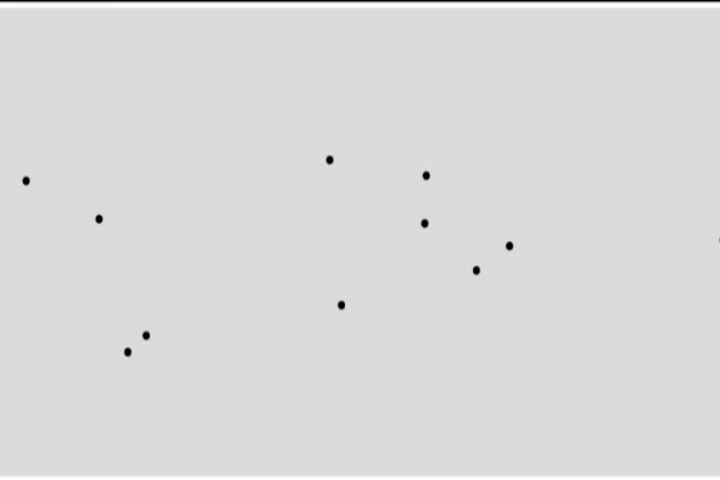
#> input picture frame 200 of 2D_Kalman_Filter/resources/multi_input_vid.mp4, 720 x 480 px
$ python main_mot.py
#> lines starting #> are read from the running program, lines starting #| are printed output that depends on the picture; after the words box and inside, x2 and y2 are one past the last pixel; in counts of white or black regions, pixels touching at a corner belong together
### 2D_Kalman_Filter/detector.py
import numpy as np
import cv2

def detect(frame):

    # convert frame from BGR to Gray
    gray = cv2.cvtColor(frame, cv2.COLOR_BGR2GRAY)

    # edge detection using Canny
    img_edges = cv2.Canny(gray, 50, 190)

    # convert to black and white image
    _, img_thresh = cv2.threshold(img_edges, 254, 255, cv2.THRESH_BINARY)

    # find contours
    contours, _ = cv2.findContours(img_thresh, cv2.RETR_EXTERNAL, cv2.CHAIN_APPROX_SIMPLE)

    # set the minimum & maximum radius of the accepted circle
    min_radius_thresh = 3
    max_radius_thresh = 30

    centers = []
    for c in contours:

        (x, y), radius = cv2.minEnclosingCircle(c)
        radius = int(radius)

        # get only valid circles
        if (radius > min_radius_thresh) and (radius < max_radius_thresh):
            centers.append((x, y))

    return np.array(centers)

### 2D_Kalman_Filter/Hungarian_MOT/tracker.py
import numpy as np
from kalman_filter_2d import KalmanFilter2D
from tracker_utils import track_association

class Track():

    def __init__(self, params, detection, trackId):
        self.track_id = trackId     # unique track ID for each detected object
        self.KF = KalmanFilter2D(params, detection)     # a Kalman Filter for each Object to be detected in space
        self.num_lost_dets = 0          # to keep track of number of times the variable was lost in the frame
        self.trace = []                 # to keep track of the trace route of the object in space. A trace route is the last x points it travelled in space

    def update(self, detection):        # get the updated positions of the KF using the new measured detections
        self.updated = self.KF.update(detection)

    def predict(self):                  # predict the next state of the object's position using KF
        self.predicted = self.KF.predict()

class Tracker():

    def __init__(self, params):
        self.params = params        # read the parameters from the JSON file
        self.min_dist = self.params["min_dist"]     # get the minimum distance the centers should have to be considered a valid candidate for association
        self.max_lost_dets = self.params["max_lost_dets"]
        self.trace_length = self.params["trace_length"]
        self.id = self.params["id"]
        self.tracks = []

    def manage_tracks(self, detections):

        # given new detections (or measurements), first predict the next state of the objects in space using the 2D Kalman Filter predict function
        for i in range(len(self.tracks)):
            self.tracks[i].predict()        # Update each track in track list with new predicted states

        # given the new predicted states of the object, we do track association.
        # Basically we match currently tracked objects (with the predicted states) to the new measurements
        # We create pairs between which objects match best from previous time frame to current frame. Likewise, we keep track of unpaired detections
        # and tracks.
        pairs, unpaired_dets, unpaired_tracks = track_association(self.tracks, detections, self.min_dist)

        # For Associated pairs
        # For objects whose associations were successful between predicted and measured positions in space, update the trace list
        for i,j in pairs:
            self.tracks[i].num_lost_dets = 0        # Reset the ith track lost detections counter to 0. That's because the object is still present hence not lost

            # Update the ith track after association with the measurement information.
            # The updation step corrects any errors made in the Kalman Filter prediction using the incoming detection measurements
            self.tracks[i].update(detections[j])

            # if length of trace is greater than 40 (since we are keeping a history of past 40 points the object traversed in space), remove the oldest one
            if len(self.tracks[i].trace) >= self.trace_length:
                self.tracks[i].trace = self.tracks[i].trace[:-1]    # remove oldest track

            # Insert new updated position of the object in the trace list (which the KF updated earlier).
            self.tracks[i].trace.insert(0, self.tracks[i].updated)

        # FOR UNPAIRED TRACKS
        # check and delete each track that has undergone lost detection for more than max number of frames
        del_track = 0
        for i in unpaired_tracks:
            if self.tracks[i - del_track].num_lost_dets > self.max_lost_dets:    # if track lost more than threshold, delete it
                print(unpaired_tracks, len(self.tracks))
                del self.tracks[i - del_track]      # delete tracked object if lost for a long time
                del_track += 1
            else:
                self.tracks[i - del_track].num_lost_dets += 1       # if object was just missed once, then increment counter

        # FOR UNPAIRED DETECTIONS
        # This loop is triggered when new detections come and they are not yet assigned a track
        # This loop is also triggered when
        for j in unpaired_dets:
            self.tracks.append(Track(self.params, detections[j], self.id))
            self.id += 1

### 2D_Kalman_Filter/kalman_filter_2d.py
import sys
import numpy as np

class KalmanFilter2D:

    def __init__(self, params, detection):

        # Read the Kalman filter parameters
        dt = params["dt"]                           # the time interval
        u_x = u_y = params["u"]                     # the control input in X and Y direction(in our case the acceleration component)
        std_acc = params["std_acc"]            # the standard deviation of the acceleration component
        std_meas_x = params["std_meas_x"]      # the standard deviation of the measurement in X direction
        std_meas_y = params["std_meas_y"]      # the standard deviation of the measurement in Y direction

        self.u = np.array([[u_x],
                           [u_y]])      # A 2x1 vector

        self.x = np.array([[0],
                           [0],
                           [0],
                           [0]])        # A 4x1 vector to hold state information in X and Y direction for position and velocity

        self.x[0:2] = detection         # store the initial detection position information in the first 2 rows of the state variable

        self.A = np.array([[1,0,dt,0],
                           [0,1,0,dt],
                           [0,0,1,0],
                           [0,0,0,1]])      # A 4x4 State Transition Matrix to transition state from previous time to current time

        self.B = np.array([[(dt**2)/2,0],
                           [0,(dt**2)/2],
                           [dt,0],
                           [0,dt]])         # A 4x2 Control Input Matrix

        self.H = np.array([[1,0,0,0],
                           [0,1,0,0]])      # A 2x4 Transformation Matrix

        self.Q = np.array([[(dt**4)/4,0,(dt**3)/2,0],
                           [0,(dt**4)/4,0,(dt**3)/2],
                           [(dt**3)/2,0,(dt**2),0],
                           [0,(dt**3)/2,0,(dt**2)]]) * std_acc**2      # A 4x4 Process Noise Covariance Matrix

        self.R = np.array([[std_meas_x**2, 0],
                           [0, std_meas_y**2]])     # A 2x2 Measurement Noise Covariance Matrix

        self.P = np.eye(self.A.shape[1]) * 1000     # A 4x4 Initial Covariance Matrix (to act as a priori)

    # [24 lines left out: functions predict, update, not called in this run]

### 2D_Kalman_Filter/Hungarian_MOT/tracker_utils.py
import numpy as np
from scipy.optimize import linear_sum_assignment

# [16 lines left out: function generate_cost_matrix, not called in this run]

def track_association(tracks, detections, dist_th = 0.5):

    if not tracks:
        return [], np.arange(len(detections)), []

    # Get the Cost i.e the Euclidean distance between each predicted track and measured detection
    cost_matrix = generate_cost_matrix(tracks, detections)

    # Use Hungarian Algorithm to find optimal matches
    row_indices, col_indices = linear_sum_assignment(cost_matrix)
    optimal_associations = list(zip(row_indices, col_indices))

    # Find unpaired detections and trackers
    unpaired_tracks = [d for d, _ in enumerate(tracks) if d not in row_indices]
    unpaired_detections = [t for t, _ in enumerate(detections) if t not in col_indices]

    # Filter out matches with distance greater than threshold
    pairs = []
    for i, j in optimal_associations:
        if cost_matrix[i][j] < dist_th:
            pairs.append((i,j))
        else:
            unpaired_tracks.append(i)
            unpaired_detections.append(j)

    if len(unpaired_detections) > 1:
        unpaired_detections.sort()

    if len(unpaired_tracks) > 1:
        unpaired_tracks.sort()

    return pairs, unpaired_detections, unpaired_tracks

### 2D_Kalman_Filter/Hungarian_MOT/main_mot.py
import cv2, time, json, argparse, sys
sys.path.append("/home/nikunj/knightscope/experiments/kalman_filters/Kalman_Filter_2D")
from tracker import Tracker
import seaborn as sns
from detector import detect
import numpy as np

color_list = sns.color_palette('bright', 10)
color_list = [(int(r*255), int(g*255), int(b*255)) for (r,g,b) in color_list]

def load_json(path):
    with open(path, "r") as f:
        config = json.load(f)

    return config

def main(args):

    cap = cv2.VideoCapture(args["video_path"])              # read the video from the file
    tracker_params = load_json(args["tracker_params"])      # load the tracking parameters
#> (reads 2D_Kalman_Filter/Hungarian_MOT/tracker_params.json from the repository)
    tracker = Tracker(tracker_params)                       # create a tracker object, to track objects for a single camera source

    frame_nb = 0
    while(True):

        ret, frame = cap.read()     # read a frame from the video file
#> frame is the input picture: shape (480, 720, 3); mean B, G, R 216.4, 219.4, 217.4
        if ret:                     # if frame exists
            # perform detection on the frame and get the centers of the bbox (or circles in this case).
            # this is a list of centers, each for every object detected in the scene (multiple centers for multiple objects)
            centers = detect(frame)
#> in detect, `img_edges = cv2.Canny(gray, 50, 190)`:
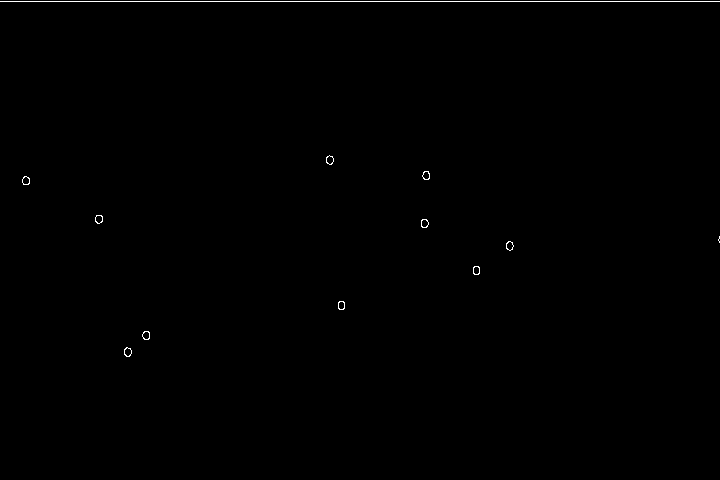
#> img_edges: shape (480, 720); 0.29% white in thin lines or dots, all inside (x1, y1, x2, y2) = (0, 1, 720, 357)
#> in detect, `contours, _ = cv2.findContours(img_thresh, cv2.RETR_EXTERNAL, cv2.CHAI..`: contours = 12 contours, 2 with area under 20; largest, box (x1, y1, x2, y2) and area: (124, 347, 132, 357) 51, (142, 331, 150, 340) 49, (421, 219, 429, 228) 49, (95, 215, 103, 224) 49, (326, 155, 334, 165) 49
#> the loop in detect, `for c in contours: ` made 12 passes
#> (x, y, radius) on passes 1 to 11: (127.5, 351.5, 4), (146, 335, 4), (341, 305, 4), (476, 270, 4), (509, 245.5, 4), (719, 239, 3), (424, 223, 4), (98.5, 218.8, 4), (25.5, 180.2, 4), (426, 175, 4), (329.9, 159.5, 4)
#> (c, x, y, radius) on pass 12: ([[0, 1], [719, 1]], 359.5, 1, 359)
#> after the loop in detect, `for c in contours:`: centers = [(127.5, 351.5), (146, 335), (341, 305), (476, 270), (509, 245.5), (424, 223), (98.5, 218.8), (25.5, 180.2), (426, 175), (329.9, 159.5)]
#> centers = [[127.5, 351.5], [146, 335], [341, 305], [476, 270], [509, 245.5], [424, 223], [98.5, 218.8], [25.5, 180.2], [426, 175], [329.9, 159.5]]

            # reshape centers to have each element as a column vector
            centers = centers[:,:, np.newaxis]      # convert the (1x2) centers vector to 2x1 column vector

            tracker.manage_tracks(centers)          # manage tracks by providing it the measurement (aka detected) centers
#> in manage_tracks, `pairs, unpaired_dets, unpaired_tracks = track_association(self.tracks,..`: pairs = []; unpaired_dets = [0, 1, 2, 3, 4, 5, 6, 7, 8, 9]; unpaired_tracks = []
#> after the loop in manage_tracks, `for i in unpaired_tracks:`: del_track = 0
#> the loop in manage_tracks, `for j in unpaired_dets:` made 10 passes
#> after the loop in manage_tracks, `for j in unpaired_dets:`: self.id = 10; self.tracks = 10 items

            for track in tracker.tracks:
                if len(track.trace) > 0 and track.num_lost_dets <= 2:
                    t_id = track.track_id
                    pos = track.updated

                    x, y = int(pos[0]), int(pos[1])

                    cv2.rectangle(frame, (x - 10, y - 10), (x + 10, y + 10), color_list[t_id % len(color_list)], 1)

                    cv2.putText(frame, str(track.track_id), (x - 10, y - 20), 0, 0.5, color_list[t_id % len(color_list)], 2)

                    for k in range(len(track.trace)):
                        x = int(track.trace[k][0])
                        y = int(track.trace[k][1])

                        cv2.circle(frame, (x,y), 3, color_list[t_id % len(color_list)], -1)
#> this loop made 10 passes

            frame_nb_text = f"Frame: {frame_nb}"
            cv2.putText(frame, frame_nb_text, (20,40), cv2.FONT_HERSHEY_PLAIN, 1.5, (0,0,255), 1)
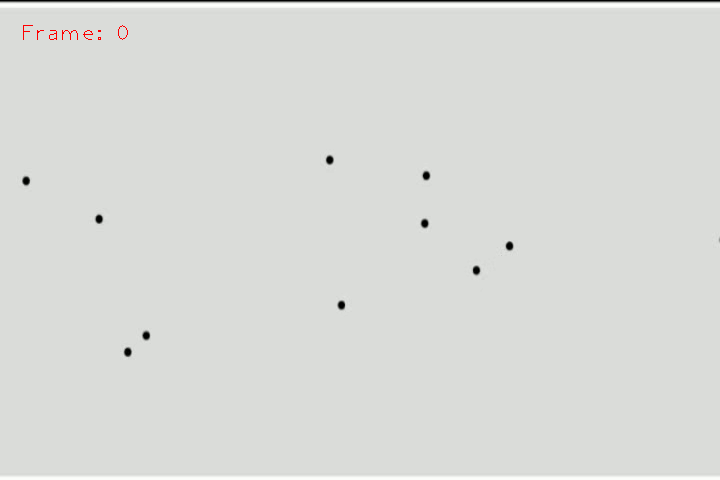
#> frame: shape (480, 720, 3); 0.06% of pixels changed, all inside (x1, y1, x2, y2) = (23, 25, 128, 40)

            cv2.imshow("Tracking", frame)
            if cv2.waitKey(1) & 0xFF == ord("q"):
#> (key q is pressed here)
                break

            frame_nb += 1
            time.sleep(0.02)
        else:
            break

    cap.release()
    cv2.destroyAllWindows()

if __name__ == "__main__":

    parser = argparse.ArgumentParser(description="Multi-Object Tracking System")
    parser.add_argument('--tracker_params', type=str, default='tracker_params.json')
    parser.add_argument('--video_path', type=str, default="../resources/multi_input_vid.mp4")
    args = vars(parser.parse_args())

    main(args)

    sys.exit(0)
#> (the program exits here)
